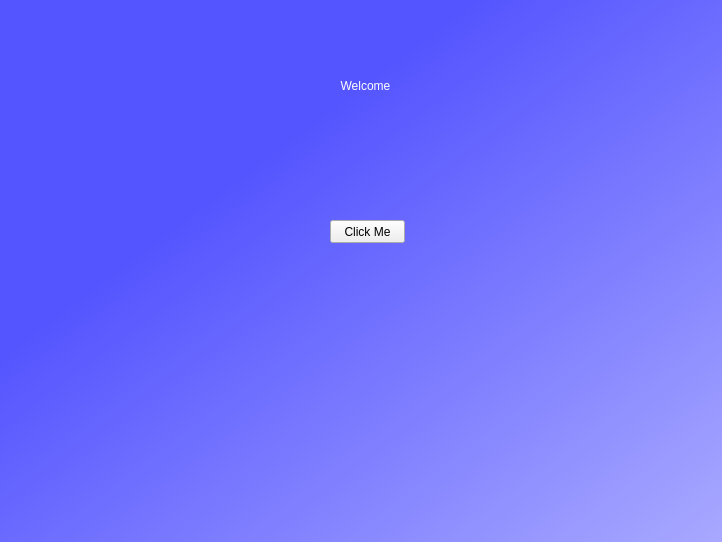
<?xml version="1.0" encoding="UTF-8"?>
<ui version="4.0">
 <class>main_form</class>
 <widget class="QWidget" name="main_form">
  <property name="windowModality">
   <enum>Qt::NonModal</enum>
  </property>
  <property name="geometry">
   <rect>
    <x>0</x>
    <y>0</y>
    <width>722</width>
    <height>542</height>
   </rect>
  </property>
  <property name="windowTitle">
   <string>Main</string>
  </property>
  <property name="windowIcon">
   <iconset>
    <normaloff>../sample.ico</normaloff>../sample.ico</iconset>
  </property>
  <widget class="QWidget" name="widget" native="true">
   <property name="geometry">
    <rect>
     <x>0</x>
     <y>0</y>
     <width>731</width>
     <height>551</height>
    </rect>
   </property>
   <property name="styleSheet">
    <string notr="true">QWidget#widget{
	background-color: qlineargradient(spread:pad, x1:0, y1:0, x2:1, y2:1, stop:0.323864 rgba(85, 85, 255, 255), stop:1 rgba(170, 170, 255, 255));
}</string>
   </property>
   <widget class="QLabel" name="label">
    <property name="enabled">
     <bool>true</bool>
    </property>
    <property name="geometry">
     <rect>
      <x>0</x>
      <y>50</y>
      <width>731</width>
      <height>71</height>
     </rect>
    </property>
    <property name="styleSheet">
     <string notr="true">font: 36pt &quot;MS Shell Dlg 2&quot;; color: white;</string>
    </property>
    <property name="text">
     <string>Welcome</string>
    </property>
    <property name="alignment">
     <set>Qt::AlignCenter</set>
    </property>
   </widget>
   <widget class="QPushButton" name="btn_sample">
    <property name="geometry">
     <rect>
      <x>330</x>
      <y>220</y>
      <width>75</width>
      <height>23</height>
     </rect>
    </property>
    <property name="text">
     <string>Click Me</string>
    </property>
   </widget>
  </widget>
 </widget>
 <resources/>
 <connections/>
</ui>
